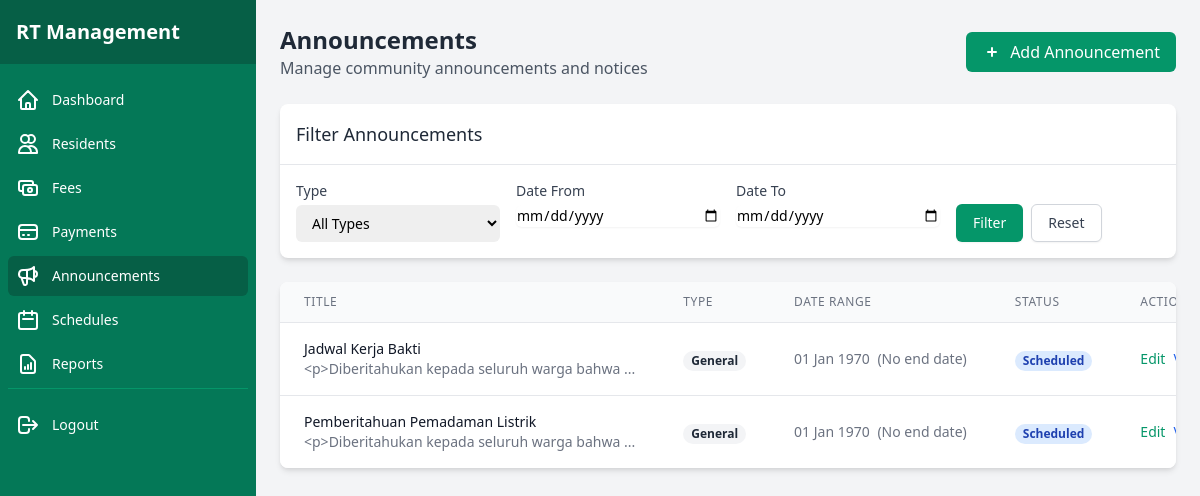
Page /admin/announcements (signed in) on the committed database.
### tables this page shows
CREATE TABLE IF NOT EXISTS announcements (
    id INT AUTO_INCREMENT PRIMARY KEY,
    title VARCHAR(200) NOT NULL,
    content TEXT NOT NULL,
    created_at DATETIME DEFAULT CURRENT_TIMESTAMP,
    updated_at DATETIME ON UPDATE CURRENT_TIMESTAMP
);

### app/controllers/AnnouncementController.php (called while the page is built, shortened)
<?php
class AnnouncementController {
    public function index() {
        $announcementModel = new Announcement();
        $page = isset($_GET['page']) ? (int)$_GET['page'] : 1;
        $limit = 10;
        $offset = ($page - 1) * $limit;
        $search = isset($_GET['search']) ? $_GET['search'] : '';
        $announcements = $announcementModel->getAll($limit, $offset, $search);
        require_once BASE_PATH . '/app/views/admin/announcements.php';
    }
}

### public/index.php (called while the page is built, shortened)
<?php
require_once BASE_PATH . '/config/database.php';
spl_autoload_register(function ($class) {
    $class = str_replace('\\', DIRECTORY_SEPARATOR, $class);
    $file = BASE_PATH . DIRECTORY_SEPARATOR . $class . '.php';
});
require_once BASE_PATH . '/routes/web.php';
$url = isset($_GET['url']) ? $_GET['url'] : '';
$url = rtrim($url, '/');
Router::route($url);

### config/database.php (called while the page is built, shortened)
<?php
class Database {
    private static $instance = null;
    private $connection;
    private function __construct() {
        try {
            $this->connection = new PDO(
                'mysql:host=' . DB_HOST . ';dbname=' . DB_NAME . ';charset=utf8mb4',
                DB_USER,
                DB_PASS,
                [
                    PDO::ATTR_ERRMODE => PDO::ERRMODE_EXCEPTION,
                    PDO::ATTR_DEFAULT_FETCH_MODE => PDO::FETCH_ASSOC,
                    PDO::ATTR_EMULATE_PREPARES => false
                ]
            );
        } catch (PDOException $e) {
            die('Database Connection Error: ' . $e->getMessage());
        }
    }
    public static function getInstance() {
        if (self::$instance === null) {
            self::$instance = new self();
        }
        return self::$instance;
    }
    public function getConnection() {
        return $this->connection;
    }
}

### app/models/Announcement.php (called while the page is built, shortened)
<?php
class Announcement {
    private $db;
    public function __construct() {
        $this->db = \Database::getInstance()->getConnection();
    }
    public function getAll($limit = 10, $offset = 0, $search = '') {
        $sql = "SELECT * FROM announcements";
        $params = [];
        $sql .= " ORDER BY created_at DESC LIMIT :limit OFFSET :offset";
        $stmt = $this->db->prepare($sql);
        $stmt->bindValue(':limit', $limit, \PDO::PARAM_INT);
        $stmt->bindValue(':offset', $offset, \PDO::PARAM_INT);
        $stmt->execute();
        return $stmt->fetchAll();
    }
}

### app/views/admin/announcements.php (the view, shortened to what this page needs)
<?php require_once __DIR__ . '/../components/admin_header.php'; ?>
<div class="flex h-screen bg-gray-100">
    <?php require_once __DIR__ . '/../components/admin_sidebar.php'; ?>
    <div class="flex-1 overflow-auto">
        <main class="p-6">
            <div class="flex justify-between items-center mb-6">
                <div>
                    <h1 class="text-2xl font-bold text-gray-800">Announcements</h1>
                    <p class="text-gray-600">Manage community announcements and notices</p>
                </div>
                <a href="/admin/announcement/add" class="px-4 py-2 bg-green-600 text-white rounded-md hover:bg-green-700 focus:outline-none focus:ring-2 focus:ring-offset-2 focus:ring-green-500">
                    <span class="flex items-center">
                        <svg xmlns="http://www.w3.org/2000/svg" class="h-5 w-5 mr-2" viewBox="0 0 20 20" fill="currentColor">
                            <path fill-rule="evenodd" d="M10 5a1 1 0 011 1v3h3a1 1 0 110 2h-3v3a1 1 0 11-2 0v-3H6a1 1 0 110-2h3V6a1 1 0 011-1z" clip-rule="evenodd" />
                        </svg>
                        Add Announcement
                    </span>
                </a>
            </div>
            <div class="bg-white rounded-lg shadow-md overflow-hidden mb-6">
                <div class="p-4 border-b border-gray-200">
                    <h2 class="text-lg font-medium text-gray-800">Filter Announcements</h2>
                </div>
                <div class="p-4">
                    <form action="/admin/announcements" method="GET" class="grid grid-cols-1 md:grid-cols-4 gap-4">
                        <div>
                            <label for="type" class="block text-sm font-medium text-gray-700 mb-1">Type</label>
                            <select id="type" name="type" class="mt-1 block w-full pl-3 pr-10 py-2 text-base border-gray-300 focus:outline-none focus:ring-green-500 focus:border-green-500 sm:text-sm rounded-md">
                                <option value="">All Types</option>
                            </select>
                        </div>
                        <div>
                            <label for="date_from" class="block text-sm font-medium text-gray-700 mb-1">Date From</label>
                            <input type="date" id="date_from" name="date_from" value="<?php echo $_GET['date_from'] ?? ''; ?>" class="mt-1 block w-full border-gray-300 rounded-md shadow-sm focus:ring-green-500 focus:border-green-500 sm:text-sm">
                        </div>
                        <div>
                            <label for="date_to" class="block text-sm font-medium text-gray-700 mb-1">Date To</label>
                            <input type="date" id="date_to" name="date_to" value="<?php echo $_GET['date_to'] ?? ''; ?>" class="mt-1 block w-full border-gray-300 rounded-md shadow-sm focus:ring-green-500 focus:border-green-500 sm:text-sm">
                        </div>
                        <div class="flex items-end">
                            <button type="submit" class="inline-flex justify-center py-2 px-4 border border-transparent shadow-sm text-sm font-medium rounded-md text-white bg-green-600 hover:bg-green-700 focus:outline-none focus:ring-2 focus:ring-offset-2 focus:ring-green-500">
                                Filter
                            </button>
                            <a href="/admin/announcements" class="ml-2 inline-flex justify-center py-2 px-4 border border-gray-300 shadow-sm text-sm font-medium rounded-md text-gray-700 bg-white hover:bg-gray-50 focus:outline-none focus:ring-2 focus:ring-offset-2 focus:ring-green-500">
                                Reset
                            </a>
                        </div>
                    </form>
                </div>
            </div>
            <div class="bg-white rounded-lg shadow-md overflow-hidden">
                <div class="overflow-x-auto">
                    <table class="min-w-full divide-y divide-gray-200">
                        <thead class="bg-gray-50">
                            <tr>
                                <th scope="col" class="px-6 py-3 text-left text-xs font-medium text-gray-500 uppercase tracking-wider">Title</th>
                                <th scope="col" class="px-6 py-3 text-left text-xs font-medium text-gray-500 uppercase tracking-wider">Type</th>
                                <th scope="col" class="px-6 py-3 text-left text-xs font-medium text-gray-500 uppercase tracking-wider">Date Range</th>
                                <th scope="col" class="px-6 py-3 text-left text-xs font-medium text-gray-500 uppercase tracking-wider">Status</th>
                                <th scope="col" class="px-6 py-3 text-left text-xs font-medium text-gray-500 uppercase tracking-wider">Actions</th>
                            </tr>
                        </thead>
                        <tbody class="bg-white divide-y divide-gray-200">
                            <?php if (empty($announcements)): ?>
                                <tr>
                                    <td colspan="5" class="px-6 py-4 text-center text-sm text-gray-500">No announcements found</td>
                                </tr>
                            <?php else: ?>
                                <?php foreach ($announcements as $announcement): ?>
                                    <tr>
                                        <td class="px-6 py-4 whitespace-nowrap">
                                            <div class="flex items-center">
                                                <div>
                                                    <div class="text-sm font-medium text-gray-900"><?php echo htmlspecialchars($announcement['title'] ?? ''); ?></div>
                                                    <div class="text-sm text-gray-500"><?php echo substr(htmlspecialchars($announcement['content'] ?? ''), 0, 50) . (strlen($announcement['content'] ?? '') > 50 ? '...' : ''); ?></div>
                                                </div>
                                            </div>
                                        </td>
                                        <td class="px-6 py-4 whitespace-nowrap">
                                            <?php
                                                $typeClasses = [
                                                    'general' => 'bg-gray-100 text-gray-800',
                                                    'important' => 'bg-red-100 text-red-800',
                                                    'event' => 'bg-blue-100 text-blue-800',
                                                    'maintenance' => 'bg-yellow-100 text-yellow-800'
                                                ];
                                                $typeLabels = [
                                                    'general' => 'General',
                                                    'important' => 'Important',
                                                    'event' => 'Event',
                                                    'maintenance' => 'Maintenance'
                                                ];
                                                $typeClass = $typeClasses[$announcement['type'] ?? 'general'] ?? 'bg-gray-100 text-gray-800';
                                                $typeLabel = $typeLabels[$announcement['type'] ?? 'general'] ?? ucfirst($announcement['type'] ?? 'general');
                                            ?>
                                            <span class="px-2 inline-flex text-xs leading-5 font-semibold rounded-full <?php echo $typeClass; ?>">
                                                <?php echo $typeLabel; ?>
                                            </span>
                                        </td>
                                        <td class="px-6 py-4 whitespace-nowrap">
                                            <div class="text-sm text-gray-500">
                                                <?php echo date('d M Y', strtotime($announcement['start_date'] ?? '')); ?>
                                                <?php if (!empty($announcement['end_date'])): ?>
                                                    <span class="mx-1">-</span>
                                                    <?php echo date('d M Y', strtotime($announcement['end_date'])); ?>
                                                <?php else: ?>
                                                    <span class="ml-1">(No end date)</span>
                                                <?php endif; ?>
                                            </div>
                                        </td>
                                        <td class="px-6 py-4 whitespace-nowrap">
                                            <?php
                                                $now = new DateTime();
                                                $startDate = new DateTime($announcement['start_date'] ?? 'now');
                                                $endDate = !empty($announcement['end_date']) ? new DateTime($announcement['end_date']) : null;
                                                $isActive = $startDate <= $now && ($endDate === null || $endDate >= $now);
                                                $isFuture = $startDate > $now;
                                                $isExpired = $endDate !== null && $endDate < $now;
                                            ?>
                                            <?php if ($isActive): ?>
                                                <span class="px-2 inline-flex text-xs leading-5 font-semibold rounded-full bg-green-100 text-green-800">
                                                    Active
                                                </span>
                                            <?php elseif ($isFuture): ?>
                                                <span class="px-2 inline-flex text-xs leading-5 font-semibold rounded-full bg-blue-100 text-blue-800">
                                                    Scheduled
                                                </span>
                                            <?php elseif ($isExpired): ?>
                                                <span class="px-2 inline-flex text-xs leading-5 font-semibold rounded-full bg-gray-100 text-gray-800">
                                                    Expired
                                                </span>
                                            <?php endif; ?>
                                        </td>
                                        <td class="px-6 py-4 whitespace-nowrap text-sm font-medium">
                                            <div class="flex space-x-2">
                                                <a href="/admin/announcement/edit/<?php echo $announcement['id']; ?>" class="text-green-600 hover:text-green-900">Edit</a>
                                                <a href="/admin/announcement/view/<?php echo $announcement['id']; ?>" class="text-blue-600 hover:text-blue-900">View</a>
                                            </div>
                                        </td>
                                    </tr>
                                <?php endforeach; ?>
                            <?php endif; ?>
                        </tbody>
                    </table>
                </div>
            </div>
        </main>
    </div>
</div>
<?php require_once __DIR__ . '/../components/admin_footer.php'; ?>

### routes/web.php (shortened to what this page needs)
<?php
class Router {
    private static $routes = [];
    public static function register($method, $url, $controller, $action) {
        self::$routes[] = [
            'method' => $method,
            'url' => $url,
            'controller' => $controller,
            'action' => $action
        ];
    }
    public static function route($url) {
        $method = $_SERVER['REQUEST_METHOD'];
        foreach (self::$routes as $route) {
            $pattern = self::convertRouteToRegex($route['url']);
            if ($route['method'] == $method && preg_match($pattern, $url, $matches)) {
                array_shift($matches);
                $controller = new $controllerName();
                call_user_func_array([$controller, $route['action']], $matches);
                return;
            }
        }
    }
    private static function convertRouteToRegex($route) {
        $route = preg_replace('/\:([a-zA-Z0-9]+)/', '([^/]+)', $route);
        return '/^' . str_replace('/', '\/', $route) . '$/';
    }
}

### rows in the picture
announcements: title "Jadwal Kerja Bakti", content "<p>Diberitahukan kepada seluruh warga bahwa", typeLabel "General", start_date "01 Jan 1970"
announcements: title "Pemberitahuan Pemadaman Listrik", content "<p>Diberitahukan kepada seluruh warga bahwa", typeLabel "General", start_date "01 Jan 1970"
